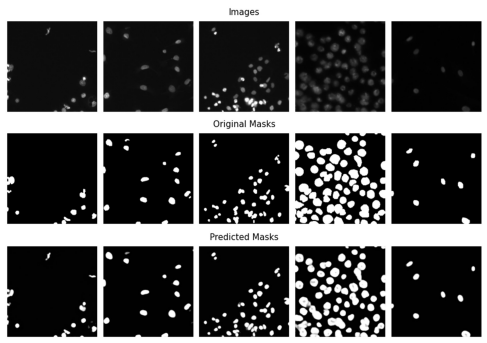
#> input picture code/artificial_intelligence/src/image_processing/Cell-Segmentation/img/img2.png, 487 x 343 px, given in place of img2.jpeg, which was not available
$ python gaussian_filter.py
#> lines starting #> are read from the running program, lines starting #| are printed output that depends on the picture; pictures that were not available may be replaced by others from this repository, and a replacement may not be noted
#!/usr/bin/env python3
# -*- coding: utf-8 -*-
"""
Created on Tue Feb 11 22:59:12 2020

@author: ratna
"""
import matplotlib.pyplot as plt
import numpy as np
import cv2

img = cv2.imread('img2.jpeg', cv2.IMREAD_GRAYSCALE)
#> img is the input picture: shape (343, 487); min 0, max 255, mean 84.2
img_out = img.copy()

height = img.shape[0]
#> height = 343
width = img.shape[1]
#> width = 487

gauss = (1.0/57) * np.array(
        [[0, 1, 2, 1, 0],
        [1, 3, 5, 3, 1],
        [2, 5, 9, 5, 2],
        [1, 3, 5, 3, 1],
        [0, 1, 2, 1, 0]])
sum(sum(gauss))

for i in np.arange(2, height-2):
    for j in np.arange(2, width-2):
        sum = 0
        for k in np.arange(-2, 3):
            for l in np.arange(-2, 3):
                a = img.item(i+k, j+l)
                p = gauss[2+k, 2+l]
                sum = sum + (p * a)
        b = sum
        img_out.itemset((i,j), b)
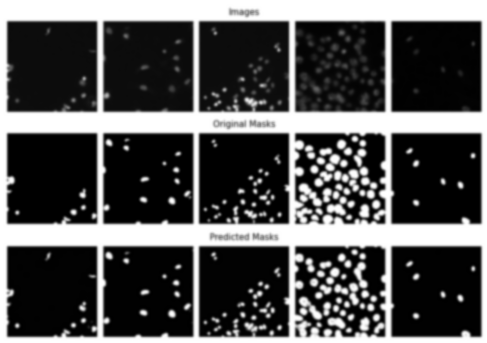
#> img_out: shape (343, 487); min 0, max 255, mean 83.9

plt.subplot(121),plt.imshow(img),plt.title('Original')
plt.xticks([]), plt.yticks([])
plt.subplot(122),plt.imshow(img_out),plt.title('Blurred')
plt.xticks([]), plt.yticks([])
plt.show()
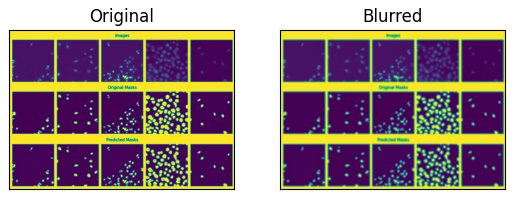
#> figure drawn by matplotlib, 2 panels

$ run again, with code/artificial_intelligence/src/image_processing/Cell-Segmentation/img/img3.png copied over code/artificial_intelligence/src/image_processing/Cell-Segmentation/img/img2.png
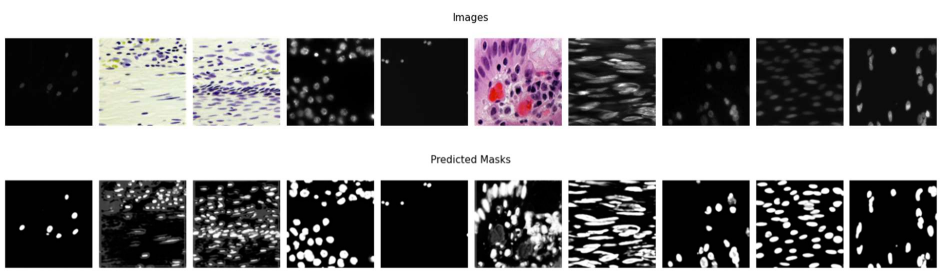
#> input picture code/artificial_intelligence/src/image_processing/Cell-Segmentation/img/img3.png, 941 x 272 px, given in place of img2.jpeg, which was not available
#> after the loop `for i in np.arange(2, height-2):`:
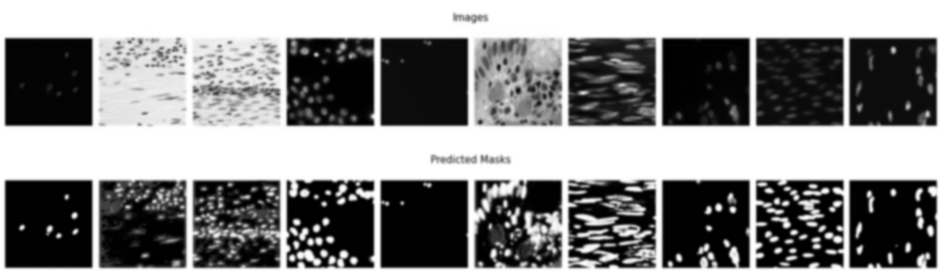
#> img_out: shape (272, 941); min 0, max 255, mean 135.5
#> `plt.show()`:
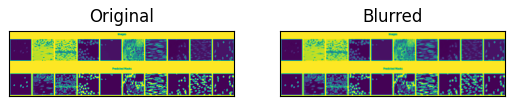
#> figure drawn by matplotlib, 2 panels
